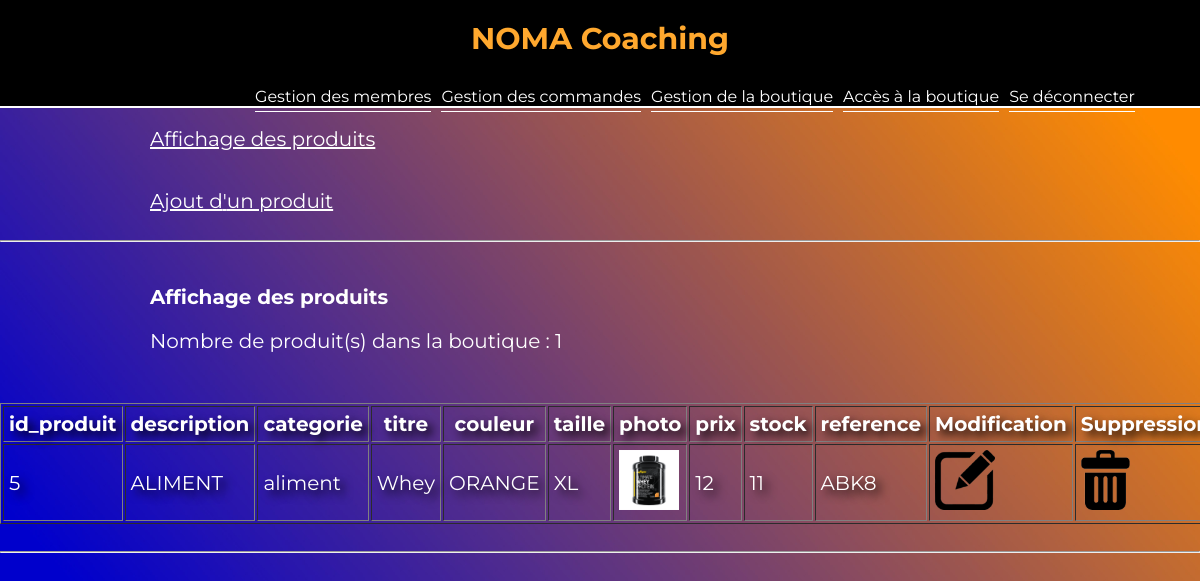
Page /admin/gestion_boutique.php?action=affichage (signed in) on the committed database.
### tables this page shows
CREATE TABLE `produit` (
  `id_produit` int(3) NOT NULL,
  `description` text NOT NULL,
  `categorie` varchar(20) NOT NULL,
  `titre` varchar(100) NOT NULL,
  `couleur` varchar(20) NOT NULL,
  `taille` varchar(5) NOT NULL,
  `photo` varchar(250) NOT NULL,
  `prix` int(3) NOT NULL,
  `stock` int(3) NOT NULL,
  `reference` varchar(20) NOT NULL
);

### inc/fonction.inc.php (called while the page is built, shortened)
<?php
function executeRequete($req)
{
	$hostname= 'localhost';
	$username='root';
	$password='root';
	$dbname='site';
	$connexion = mysqli_connect($hostname, $username, $password, $dbname);
	$resultat = mysqli_query($connexion,$req );
    return $resultat;
}
function internauteEstConnecte()
{
    if(!isset($_SESSION['membre'])) return false;
    else return true;
}
function internauteEstConnecteEtEstAdmin()
{
    if(internauteEstConnecte() && $_SESSION['membre']['statut'] == 1) return true;
    return false;
}
?>

### inc/init.inc.php (called while the page is built, shortened)
<?php
$contenu = '';
require_once("fonction.inc.php");

### admin/gestion_boutique.php (the view, shortened to what this page needs)
<?php
require_once("../inc/init.inc.php");?>
<!DOCTYPE html>
<html lang="fr">
<head>
    <link rel="stylesheet" href="<?php echo RACINE_SITE; ?>css/panier.css">
    <link rel="stylesheet" href="<?php echo RACINE_SITE; ?>img/boxicons/css/boxicons.min.css">
</head>
<?php
$contenu .= '<br><a class= "blanc2" href="?action=affichage">Affichage des produits</a><br><br><br>';
$contenu .= '<a class= "blanc2" href="?action=ajout">Ajout d\'un produit</a><br><br><hr><br>';
if(isset($_GET['action']) && $_GET['action'] == "affichage")
{
    $resultat = executeRequete("SELECT * FROM produit");
    $contenu .= '<h2 class= "blanc2"> Affichage des produits </h2>';
    $contenu .= '<p class = "blanc2"> Nombre de produit(s) dans la boutique : ' . $resultat->num_rows.'</p>';
    $contenu .= '<table class= "blanc" border="1" cellpadding="5"><tr>';
    while($colonne = $resultat->fetch_field())
    {
        $contenu .= '<th>' . $colonne->name . '</th>';
    }
    $contenu .= '<th>Modification</th>';
    $contenu .= '<th>Suppression</th>';
    $contenu .= '</tr>';
    while ($ligne = $resultat->fetch_assoc())
    {
        $contenu .= '<tr>';
        foreach ($ligne as $indice => $information)
        {
            if($indice == "photo")
            {
                $contenu .= '<td><img src="../img' .  substr( $information,11) . '" ="70" height="70"></td>';
            }
            else
            {
                $contenu .= '<td>' . $information . '</td>';
            }
        }
        $contenu .= '<td><a class= "blanc" href="?action=modification&id_produit=' . $ligne['id_produit'] .'"><img src="../img/edit.png"></a></td>';
        $contenu .= '<td><a class= "blanc" href="?action=suppression&id_produit=' . $ligne['id_produit'] .'" OnClick="return(confirm(\'En êtes vous certain ?\'));"><img src="../img/delete.png"></a></td>';
        $contenu .= '</tr>';
    }
    $contenu .= '</table><br><hr><br>';
}
require_once("../inc/haut.inc.php");
echo $contenu;

### inc/haut.inc.php (shortened to what this page needs)
<body>
    <nav>
        <h1><a href="<?php echo RACINE_SITE; ?>index.php">NOMA Coaching</a></h1>
        <div class="menu">
			<?php
			if(internauteEstConnecteEtEstAdmin())
			{
				echo '<a href="' . RACINE_SITE . 'admin/gestion_membre.php">Gestion des membres</a>';
				echo '<a href="' . RACINE_SITE . 'admin/gestion_commande.php">Gestion des commandes</a>';
				echo '<a href="' . RACINE_SITE . 'admin/gestion_boutique.php">Gestion de la boutique</a>';
				echo '<a href="' . RACINE_SITE . 'php/boutique.php">Accès à la boutique</a>';
				echo '<a href="' . RACINE_SITE . 'php/connexion.php?action=deconnexion">Se déconnecter</a>';
			}
			?>
        </div>
    </nav>

### site/css/panier.css (style rules this page uses)
body { margin: 0; padding: 0; font-family: 'Montserrat'; background-image: url(../img/abs.jpg); background-repeat: no-repeat; background-size: cover; }
table { margin-left:auto; margin-right:auto; margin-top :50px; width : 60%; }
nav { display: flex; flex-wrap: wrap; justify-content: center; align-items: center; border-bottom: 2px solid #ffffff; background-color: black; }
nav h1 a { color: rgb(255, 168, 46); font-size: 30px; text-decoration: none; }
.blanc { color : white; font-size : 20px; text-shadow: 5px 5px 10px black; }
.blanc img { max-height: 60px; margin: auto; }
.blanc2 { color : white; font-size : 20px; margin-left: 150px; }
nav .menu { margin-top: 10px; margin-left: 200px; }
nav .menu a { color: rgb(255, 255, 255); margin-right: 10px; text-decoration: none; border-bottom: 1px solid rgb(255, 255, 255); padding-bottom: 5px; }

### rows in the picture
produit: id_produit "5", description "ALIMENT", categorie "aliment", titre "Whey", couleur "ORANGE", taille "XL", photo (picture), prix "12", stock "11", reference "ABK8"

### other values in the picture
$resultat->num_rows "1"
$colonne->name "id_produit"
$colonne->name "description"
$colonne->name "categorie"
$colonne->name "titre"
$colonne->name "couleur"
$colonne->name "taille"
$colonne->name "photo"
$colonne->name "prix"
$colonne->name "stock"
$colonne->name "reference"
